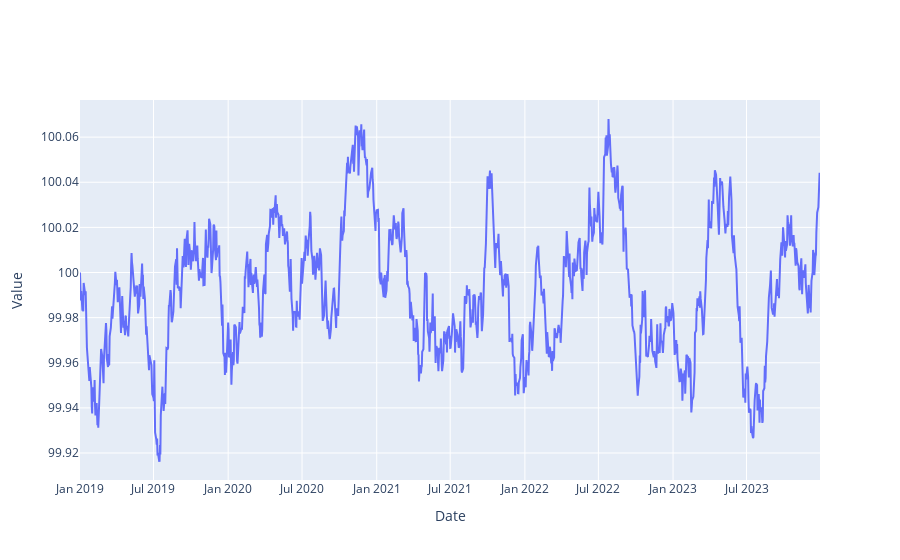

Notebook code cell kept with this figure:
### Code cell
u.plot_plotly(df)

### Figure 1 — Plotly figure (JSON) as saved in the notebook; plotly's stock layout.template omitted (floating-point values rounded to 4 significant figures; data arrays with more than 128 entries replaced by an {"elided": "..."} marker saying what was removed)
{"data": [{"mode": "lines", "type": "scatter", "x": {"elided": "1304 str values"}, "y": {"elided": "1304 float values"}}], "layout": {"xaxis": {"title": {"text": "Date"}}, "yaxis": {"title": {"text": "Value"}}}}
